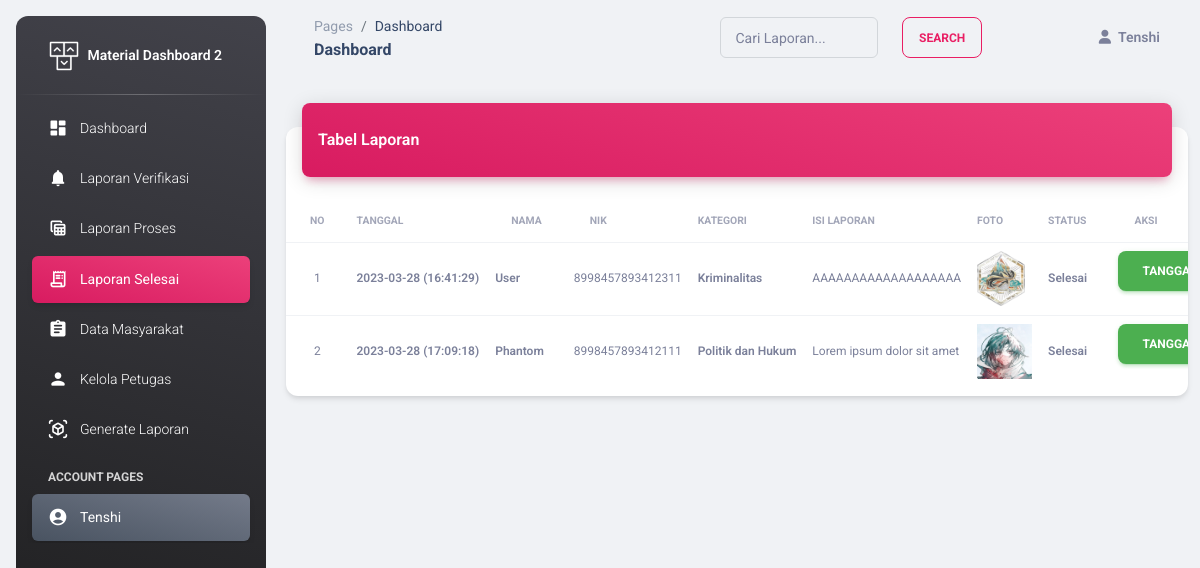
The page /operator/laporan_selesai.php (signed in) on the database its author committed.
### tables this page shows
CREATE TABLE `pengaduan` (
  `id_pengaduan` int(11) NOT NULL,
  `tgl_pengaduan` varchar(40) NOT NULL,
  `nama_pengadu` varchar(40) NOT NULL,
  `nik` char(16) NOT NULL,
  `kategori` varchar(255) NOT NULL,
  `isi_laporan` text NOT NULL,
  `foto` varchar(255) NOT NULL,
  `status` enum('Proses','Selesai','0') NOT NULL
);

### operator/laporan_selesai.php (the view, shortened to what this page needs)
<?php
include '../config/koneksi.php';
if(!isset ($_SESSION['nama_petugas'])){
	header ("location: index.php");
	}else{
?>
<!DOCTYPE html>
<html lang="en">
<head>
  <link href="../assets/css/nucleo-icons.css" rel="stylesheet" />
  <link href="../assets/css/nucleo-svg.css" rel="stylesheet" />
  <link id="pagestyle" href="../assets/css/material-dashboard.css?v=3.0.4" rel="stylesheet" />
</head>
<body class="g-sidenav-show  bg-gray-200">
  <aside class="sidenav navbar navbar-vertical navbar-expand-xs border-0 border-radius-xl my-3 fixed-start ms-3   bg-gradient-dark" id="sidenav-main">
    <div class="sidenav-header">
      <a class="navbar-brand m-0" href=" https://demos.creative-tim.com/material-dashboard/pages/dashboard " target="_blank">
        <img src="../assets/img/logo-ct.png" class="navbar-brand-img h-100" alt="main_logo">
        <span class="ms-1 font-weight-bold text-white">Material Dashboard 2</span>
      </a>
    </div>
    <hr class="horizontal light mt-0 mb-2">
    <div class="collapse navbar-collapse  w-auto " id="sidenav-collapse-main">
      <ul class="navbar-nav">
        <li class="nav-item">
          <a class="nav-link text-white" href="index.php">
            <div class="text-white text-center me-2 d-flex align-items-center justify-content-center">
              <i class="material-icons opacity-10">dashboard</i>
            </div>
            <span class="nav-link-text ms-1">Dashboard</span>
          </a>
        </li>
        <li class="nav-item">
          <a class="nav-link text-white" href="laporan_verif.php">
            <div class="text-white text-center me-2 d-flex align-items-center justify-content-center">
              <i class="material-icons opacity-10">notifications</i>
            </div>
            <span class="nav-link-text ms-1">Laporan Verifikasi</span>
          </a>
        </li>
        <li class="nav-item">
          <a class="nav-link text-white " href="laporan.php">
            <div class="text-white text-center me-2 d-flex align-items-center justify-content-center">
              <i class="material-icons opacity-10">table_view</i>
            </div>
            <span class="nav-link-text ms-1">Laporan Proses</span>
          </a>
        </li>
        <li class="nav-item">
          <a class="nav-link text-white active bg-gradient-primary" href="laporan_selesai.php">
            <div class="text-white text-center me-2 d-flex align-items-center justify-content-center">
              <i class="material-icons opacity-10">receipt_long</i>
            </div>
            <span class="nav-link-text ms-1">Laporan Selesai</span>
          </a>
        </li>
        <?php
          $level = $_SESSION ['level'];
          if ($level == 'admin') {
        ?>
        <li class="nav-item">
          <a class="nav-link text-white " href="data_user.php">
            <div class="text-white text-center me-2 d-flex align-items-center justify-content-center">
              <i class="material-icons opacity-10">assignment</i>
            </div>
            <span class="nav-link-text ms-1">Data Masyarakat</span>
          </a>
        </li>
        <li class="nav-item">
          <a class="nav-link text-white " href="data_operator.php">
            <div class="text-white text-center me-2 d-flex align-items-center justify-content-center">
              <i class="material-icons opacity-10">person</i>
            </div>
            <span class="nav-link-text ms-1">Kelola Petugas</span>
          </a>
        </li>
        <li class="nav-item">
          <a class="nav-link text-white " href="generate.php">
            <div class="text-white text-center me-2 d-flex align-items-center justify-content-center">
              <i class="material-icons opacity-10">view_in_ar</i>
            </div>
            <span class="nav-link-text ms-1">Generate Laporan</span>
          </a>
        </li>
        <?php } ?>
        <li class="nav-item mt-3">
          <h6 class="ps-4 ms-2 text-uppercase text-xs text-white font-weight-bolder opacity-8">Account pages</h6>
        </li>
        <li class="">
          <a class="nav-link active bg-gradient-secondary text-white">
            <div class="text-white text-center me-2 d-flex align-items-center justify-content-center">
              <i class="material-icons opacity-10">account_circle</i>
            </div>
            <span class="nav-link-text ms-1"><?php echo $_SESSION['nama_petugas'];?></span>
          </a>
        </li>
      </ul>
    </div>
  </aside>
  <main class="main-content position-relative max-height-vh-100 h-100 border-radius-lg ">
        <nav class="navbar navbar-main navbar-expand-lg px-0 mx-4 shadow-none border-radius-xl" id="navbarBlur" data-scroll="true">
      <div class="container-fluid py-1 px-3">
        <nav aria-label="breadcrumb">
          <ol class="breadcrumb bg-transparent mb-0 pb-0 pt-1 px-0 me-sm-6 me-5">
            <li class="breadcrumb-item text-sm"><a class="opacity-5 text-dark" href="javascript:;">Pages</a></li>
            <li class="breadcrumb-item text-sm text-dark active" aria-current="page">Dashboard</li>
          </ol>
          <h6 class="font-weight-bolder mb-0">Dashboard</h6>
        </nav>
        <div class="collapse navbar-collapse mt-sm-0 mt-2 me-md-0 me-sm-4" id="navbar">
          <div class="ms-md-auto pe-md-3 d-flex align-items-center">
          <form action="" method="post" class="ms-md-auto pe-md-4 d-flex justify-content-between">
            <div class="input-group input-group-outline me-4">
                <label class="form-label">Cari Laporan...</label>
                <input type="text" name="cr" class="form-control">
            </div>
            <div class="input-group input-group-outline">
               <input type="submit" value="search" class="btn btn-outline-primary btn-sm mb-0 me-5">
            </div>
          </form>
          </div>
          <ul class="navbar-nav  justify-content-end">
            <li class="nav-item d-flex align-items-center">
              <div class="nav-link text-body font-weight-bold px-0">
                <i class="fa fa-user me-sm-1"></i>
                <span class="d-sm-inline d-none"><?php echo $_SESSION['nama_petugas'];?></span>
              </div>
            </li>
              </ul>
        </div>
      </div>
    </nav>
  <main class="main-content mt-1">
    <section>
    <div class="container-fluid py-4">
      <div class="row">
        <div class="col-12">
          <div class="card my-4">
            <div class="card-header p-0 position-relative mt-n4 mx-3 z-index-2">
              <div class="bg-gradient-primary shadow-primary border-radius-lg pt-4 pb-3">
                <h6 class="text-white text-capitalize ps-3">Tabel Laporan</h6>
              </div>
            </div>
            <div class="card-body px-0 pb-2">
              <div class="table-responsive p-0">
                <table class="table align-items-center mb-0">
                  <thead>
                    <tr>
                      <th class="text-uppercase text-secondary text-xxs font-weight-bolder opacity-7">No</th>
                      <th class="text-uppercase text-secondary text-xxs font-weight-bolder opacity-7 ps-2">Tanggal</th>
                      <th class="text-uppercase text-secondary text-xxs font-weight-bolder opacity-7">Nama</th>
                      <th class="text-uppercase text-secondary text-xxs font-weight-bolder opacity-7">NIK</th>
                      <th class="text-uppercase text-secondary text-xxs font-weight-bolder opacity-7 ps-2">Kategori</th>
                      <th class="text-uppercase text-secondary text-xxs font-weight-bolder opacity-7 ps-2">Isi Laporan</th>
                      <th class="text-uppercase text-secondary text-xxs font-weight-bolder opacity-7 ps-2">Foto</th>
                      <th class="text-uppercase text-secondary text-xxs font-weight-bolder opacity-7 ps-2">Status</th>
                      <th class="text-uppercase text-secondary text-xxs font-weight-bolder opacity-7">Aksi</th>
                    </tr>
                  </thead>
                  <tbody>
                    <?php
$batas =10;
$halaman = @$_GET['halaman'];
if(empty($halaman)){
	$posisi = 0;
    }
	else{
		$posisi = ($halaman-1) * $batas;
	}
$no =1 +$posisi;
$cari = $_POST ['cr'];
if ($cari !=''){
$query = mysqli_query ($conn, "SELECT * FROM pengaduan WHERE status = 'Selesai' AND nama_pengadu LIKE '%".$cari."%'
	OR nik LIKE '%".$cari."%' OR tgl_pengaduan LIKE '%".$cari."%' OR kategori LIKE '%".$cari."%'");}else{
	$query = mysqli_query ($conn, "SELECT * FROM pengaduan WHERE status = 'Selesai'");
}
if (mysqli_num_rows ($query)){
while ($data = mysqli_fetch_array ($query)){
?>
<tr>
<td class="text-xs text-secondary mb-0" align="center"><?=$no++ ?></td>
<td class="text-secondary text-xs font-weight-bold"><?=$data ['tgl_pengaduan'] ?></td>
<td class="text-secondary text-xs font-weight-bold"><?php echo $data['nama_pengadu'] ?></td>
<td class="text-xs text-secondary mb-0"><?php echo $data['nik'] ?></td>
<td class="text-xs font-weight-bold mb-0"><?=$data ['kategori'] ?></td>
<td class="text-xs text-secondary mb-0"><?=$data ['isi_laporan'] ?></td>
<td><a href="#/image/<?= $data['foto'];?>"><img src="../user/image/<?= $data['foto']?>" height="55px"></a></td>
<td class="text-xs font-weight-bold mb-0"><?=$data ['status'] ?></td>
<form method="post" action="edit_selesai.php?id=<?php echo $data['id_pengaduan'] ?>">
    <td>
<a class="btn btn-success" href="data_tanggapan.php?id=<?php echo $data['isi_laporan'] ?>" role="button">Tanggapan</a>
</form></td>
<?php }}else{
	echo '<tr><td colspan="10" align="center">Data Tidak Ditemukan</td></tr>';
}?>
                  </tbody>
                </table>
              </div>
            </div>
          </div>
        </div>
      </div>
    </section>
  </main>
</body>
</html>
<?php } ?>

### rows shown on the page
pengaduan: tgl_pengaduan "2023-03-28 (16:41:29)", nama_pengadu "User", nik "8998457893412311", kategori "Kriminalitas", isi_laporan "AAAAAAAAAAAAAAAAAAA", foto (picture), status "Selesai"
pengaduan: tgl_pengaduan "2023-03-28 (17:09:18)", nama_pengadu "Phantom", nik "8998457893412111", kategori "Politik dan Hukum", isi_laporan "Lorem ipsum dolor sit amet", foto (picture), status "Selesai"

### other values the page prints
$_SESSION['nama_petugas'] "Tenshi"
